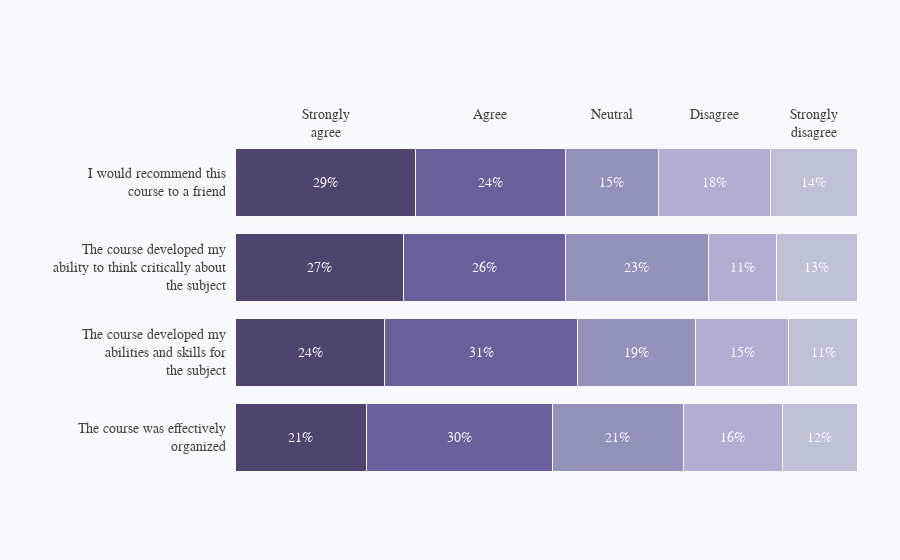

The notebook cell this image was saved under:
### Code cell
import plotly.graph_objects as go

top_labels = ['Strongly<br>agree', 'Agree', 'Neutral', 'Disagree',
              'Strongly<br>disagree']

colors = ['rgba(38, 24, 74, 0.8)', 'rgba(71, 58, 131, 0.8)',
          'rgba(122, 120, 168, 0.8)', 'rgba(164, 163, 204, 0.85)',
          'rgba(190, 192, 213, 1)']

x_data = [[21, 30, 21, 16, 12],
          [24, 31, 19, 15, 11],
          [27, 26, 23, 11, 13],
          [29, 24, 15, 18, 14]]

y_data = ['The course was effectively<br>organized',
          'The course developed my<br>abilities and skills ' +
          'for<br>the subject', 'The course developed ' +
          'my<br>ability to think critically about<br>the subject',
          'I would recommend this<br>course to a friend']

fig = go.Figure()

for i in range(0, len(x_data[0])):
    for xd, yd in zip(x_data, y_data):
        fig.add_trace(go.Bar(
            x=[xd[i]], y=[yd],
            orientation='h',
            marker=dict(
                color=colors[i],
                line=dict(color='rgb(248, 248, 249)', width=1)
            )
        ))

fig.update_layout(
    xaxis=dict(
        showgrid=False,
        showline=False,
        showticklabels=False,
        zeroline=False,
        domain=[0.15, 1]
    ),
    yaxis=dict(
        showgrid=False,
        showline=False,
        showticklabels=False,
        zeroline=False,
    ),
    barmode='stack',
    paper_bgcolor='rgb(248, 248, 255)',
    plot_bgcolor='rgb(248, 248, 255)',
    margin=dict(l=120, r=10, t=140, b=80),
    showlegend=False,
)

annotations = []

for yd, xd in zip(y_data, x_data):
    # labeling the y-axis
    annotations.append(dict(xref='paper', yref='y',
                            x=0.14, y=yd,
                            xanchor='right',
                            text=str(yd),
                            font=dict(family='Arial', size=14,
                                      color='rgb(67, 67, 67)'),
                            showarrow=False, align='right'))
    # labeling the first percentage of each bar (x_axis)
    annotations.append(dict(xref='x', yref='y',
                            x=xd[0] / 2, y=yd,
                            text=str(xd[0]) + '%',
                            font=dict(family='Arial', size=14,
                                      color='rgb(248, 248, 255)'),
                            showarrow=False))
    # labeling the first Likert scale (on the top)
    if yd == y_data[-1]:
        annotations.append(dict(xref='x', yref='paper',
                                x=xd[0] / 2, y=1.1,
                                text=top_labels[0],
                                font=dict(family='Arial', size=14,
                                          color='rgb(67, 67, 67)'),
                                showarrow=False))
    space = xd[0]
    for i in range(1, len(xd)):
            # labeling the rest of percentages for each bar (x_axis)
            annotations.append(dict(xref='x', yref='y',
                                    x=space + (xd[i]/2), y=yd,
                                    text=str(xd[i]) + '%',
                                    font=dict(family='Arial', size=14,
                                              color='rgb(248, 248, 255)'),
                                    showarrow=False))
            # labeling the Likert scale
            if yd == y_data[-1]:
                annotations.append(dict(xref='x', yref='paper',
                                        x=space + (xd[i]/2), y=1.1,
                                        text=top_labels[i],
                                        font=dict(family='Arial', size=14,
                                                  color='rgb(67, 67, 67)'),
                                        showarrow=False))
            space += xd[i]

fig.update_layout(annotations=annotations)

fig.show()

### Figure 1 — Plotly figure (JSON) as saved in the notebook; plotly's stock layout.template omitted (floating-point values rounded to 4 significant figures)
{"data": [{"marker": {"color": "rgba(38, 24, 74, 0.8)", "line": {"color": "rgb(248, 248, 249)", "width": 1}}, "orientation": "h", "type": "bar", "x": [21], "y": ["The course was effectively<br>organized"]}, {"marker": {"color": "rgba(38, 24, 74, 0.8)", "line": {"color": "rgb(248, 248, 249)", "width": 1}}, "orientation": "h", "type": "bar", "x": [24], "y": ["The course developed my<br>abilities and skills for<br>the subject"]}, {"marker": {"color": "rgba(38, 24, 74, 0.8)", "line": {"color": "rgb(248, 248, 249)", "width": 1}}, "orientation": "h", "type": "bar", "x": [27], "y": ["The course developed my<br>ability to think critically about<br>the subject"]}, {"marker": {"color": "rgba(38, 24, 74, 0.8)", "line": {"color": "rgb(248, 248, 249)", "width": 1}}, "orientation": "h", "type": "bar", "x": [29], "y": ["I would recommend this<br>course to a friend"]}, {"marker": {"color": "rgba(71, 58, 131, 0.8)", "line": {"color": "rgb(248, 248, 249)", "width": 1}}, "orientation": "h", "type": "bar", "x": [30], "y": ["The course was effectively<br>organized"]}, {"marker": {"color": "rgba(71, 58, 131, 0.8)", "line": {"color": "rgb(248, 248, 249)", "width": 1}}, "orientation": "h", "type": "bar", "x": [31], "y": ["The course developed my<br>abilities and skills for<br>the subject"]}, {"marker": {"color": "rgba(71, 58, 131, 0.8)", "line": {"color": "rgb(248, 248, 249)", "width": 1}}, "orientation": "h", "type": "bar", "x": [26], "y": ["The course developed my<br>ability to think critically about<br>the subject"]}, {"marker": {"color": "rgba(71, 58, 131, 0.8)", "line": {"color": "rgb(248, 248, 249)", "width": 1}}, "orientation": "h", "type": "bar", "x": [24], "y": ["I would recommend this<br>course to a friend"]}, {"marker": {"color": "rgba(122, 120, 168, 0.8)", "line": {"color": "rgb(248, 248, 249)", "width": 1}}, "orientation": "h", "type": "bar", "x": [21], "y": ["The course was effectively<br>organized"]}, {"marker": {"color": "rgba(122, 120, 168, 0.8)", "line": {"color": "rgb(248, 248, 249)", "width": 1}}, "orientation": "h", "type": "bar", "x": [19], "y": ["The course developed my<br>abilities and skills for<br>the subject"]}, {"marker": {"color": "rgba(122, 120, 168, 0.8)", "line": {"color": "rgb(248, 248, 249)", "width": 1}}, "orientation": "h", "type": "bar", "x": [23], "y": ["The course developed my<br>ability to think critically about<br>the subject"]}, {"marker": {"color": "rgba(122, 120, 168, 0.8)", "line": {"color": "rgb(248, 248, 249)", "width": 1}}, "orientation": "h", "type": "bar", "x": [15], "y": ["I would recommend this<br>course to a friend"]}, {"marker": {"color": "rgba(164, 163, 204, 0.85)", "line": {"color": "rgb(248, 248, 249)", "width": 1}}, "orientation": "h", "type": "bar", "x": [16], "y": ["The course was effectively<br>organized"]}, {"marker": {"color": "rgba(164, 163, 204, 0.85)", "line": {"color": "rgb(248, 248, 249)", "width": 1}}, "orientation": "h", "type": "bar", "x": [15], "y": ["The course developed my<br>abilities and skills for<br>the subject"]}, {"marker": {"color": "rgba(164, 163, 204, 0.85)", "line": {"color": "rgb(248, 248, 249)", "width": 1}}, "orientation": "h", "type": "bar", "x": [11], "y": ["The course developed my<br>ability to think critically about<br>the subject"]}, {"marker": {"color": "rgba(164, 163, 204, 0.85)", "line": {"color": "rgb(248, 248, 249)", "width": 1}}, "orientation": "h", "type": "bar", "x": [18], "y": ["I would recommend this<br>course to a friend"]}, {"marker": {"color": "rgba(190, 192, 213, 1)", "line": {"color": "rgb(248, 248, 249)", "width": 1}}, "orientation": "h", "type": "bar", "x": [12], "y": ["The course was effectively<br>organized"]}, {"marker": {"color": "rgba(190, 192, 213, 1)", "line": {"color": "rgb(248, 248, 249)", "width": 1}}, "orientation": "h", "type": "bar", "x": [11], "y": ["The course developed my<br>abilities and skills for<br>the subject"]}, {"marker": {"color": "rgba(190, 192, 213, 1)", "line": {"color": "rgb(248, 248, 249)", "width": 1}}, "orientation": "h", "type": "bar", "x": [13], "y": ["The course developed my<br>ability to think critically about<br>the subject"]}, {"marker": {"color": "rgba(190, 192, 213, 1)", "line": {"color": "rgb(248, 248, 249)", "width": 1}}, "orientation": "h", "type": "bar", "x": [14], "y": ["I would recommend this<br>course to a friend"]}], "layout": {"annotations": [{"align": "right", "font": {"color": "rgb(67, 67, 67)", "family": "Arial", "size": 14}, "showarrow": false, "text": "The course was effectively<br>organized", "x": 0.14, "xanchor": "right", "xref": "paper", "y": "The course was effectively<br>organized", "yref": "y"}, {"font": {"color": "rgb(248, 248, 255)", "family": "Arial", "size": 14}, "showarrow": false, "text": "21%", "x": 10.5, "xref": "x", "y": "The course was effectively<br>organized", "yref": "y"}, {"font": {"color": "rgb(248, 248, 255)", "family": "Arial", "size": 14}, "showarrow": false, "text": "30%", "x": 36, "xref": "x", "y": "The course was effectively<br>organized", "yref": "y"}, {"font": {"color": "rgb(248, 248, 255)", "family": "Arial", "size": 14}, "showarrow": false, "text": "21%", "x": 61.5, "xref": "x", "y": "The course was effectively<br>organized", "yref": "y"}, {"font": {"color": "rgb(248, 248, 255)", "family": "Arial", "size": 14}, "showarrow": false, "text": "16%", "x": 80, "xref": "x", "y": "The course was effectively<br>organized", "yref": "y"}, {"font": {"color": "rgb(248, 248, 255)", "family": "Arial", "size": 14}, "showarrow": false, "text": "12%", "x": 94, "xref": "x", "y": "The course was effectively<br>organized", "yref": "y"}, {"align": "right", "font": {"color": "rgb(67, 67, 67)", "family": "Arial", "size": 14}, "showarrow": false, "text": "The course developed my<br>abilities and skills for<br>the subject", "x": 0.14, "xanchor": "right", "xref": "paper", "y": "The course developed my<br>abilities and skills for<br>the subject", "yref": "y"}, {"font": {"color": "rgb(248, 248, 255)", "family": "Arial", "size": 14}, "showarrow": false, "text": "24%", "x": 12, "xref": "x", "y": "The course developed my<br>abilities and skills for<br>the subject", "yref": "y"}, {"font": {"color": "rgb(248, 248, 255)", "family": "Arial", "size": 14}, "showarrow": false, "text": "31%", "x": 39.5, "xref": "x", "y": "The course developed my<br>abilities and skills for<br>the subject", "yref": "y"}, {"font": {"color": "rgb(248, 248, 255)", "family": "Arial", "size": 14}, "showarrow": false, "text": "19%", "x": 64.5, "xref": "x", "y": "The course developed my<br>abilities and skills for<br>the subject", "yref": "y"}, {"font": {"color": "rgb(248, 248, 255)", "family": "Arial", "size": 14}, "showarrow": false, "text": "15%", "x": 81.5, "xref": "x", "y": "The course developed my<br>abilities and skills for<br>the subject", "yref": "y"}, {"font": {"color": "rgb(248, 248, 255)", "family": "Arial", "size": 14}, "showarrow": false, "text": "11%", "x": 94.5, "xref": "x", "y": "The course developed my<br>abilities and skills for<br>the subject", "yref": "y"}, {"align": "right", "font": {"color": "rgb(67, 67, 67)", "family": "Arial", "size": 14}, "showarrow": false, "text": "The course developed my<br>ability to think critically about<br>the subject", "x": 0.14, "xanchor": "right", "xref": "paper", "y": "The course developed my<br>ability to think critically about<br>the subject", "yref": "y"}, {"font": {"color": "rgb(248, 248, 255)", "family": "Arial", "size": 14}, "showarrow": false, "text": "27%", "x": 13.5, "xref": "x", "y": "The course developed my<br>ability to think critically about<br>the subject", "yref": "y"}, {"font": {"color": "rgb(248, 248, 255)", "family": "Arial", "size": 14}, "showarrow": false, "text": "26%", "x": 40, "xref": "x", "y": "The course developed my<br>ability to think critically about<br>the subject", "yref": "y"}, {"font": {"color": "rgb(248, 248, 255)", "family": "Arial", "size": 14}, "showarrow": false, "text": "23%", "x": 64.5, "xref": "x", "y": "The course developed my<br>ability to think critically about<br>the subject", "yref": "y"}, {"font": {"color": "rgb(248, 248, 255)", "family": "Arial", "size": 14}, "showarrow": false, "text": "11%", "x": 81.5, "xref": "x", "y": "The course developed my<br>ability to think critically about<br>the subject", "yref": "y"}, {"font": {"color": "rgb(248, 248, 255)", "family": "Arial", "size": 14}, "showarrow": false, "text": "13%", "x": 93.5, "xref": "x", "y": "The course developed my<br>ability to think critically about<br>the subject", "yref": "y"}, {"align": "right", "font": {"color": "rgb(67, 67, 67)", "family": "Arial", "size": 14}, "showarrow": false, "text": "I would recommend this<br>course to a friend", "x": 0.14, "xanchor": "right", "xref": "paper", "y": "I would recommend this<br>course to a friend", "yref": "y"}, {"font": {"color": "rgb(248, 248, 255)", "family": "Arial", "size": 14}, "showarrow": false, "text": "29%", "x": 14.5, "xref": "x", "y": "I would recommend this<br>course to a friend", "yref": "y"}, {"font": {"color": "rgb(67, 67, 67)", "family": "Arial", "size": 14}, "showarrow": false, "text": "Strongly<br>agree", "x": 14.5, "xref": "x", "y": 1.1, "yref": "paper"}, {"font": {"color": "rgb(248, 248, 255)", "family": "Arial", "size": 14}, "showarrow": false, "text": "24%", "x": 41, "xref": "x", "y": "I would recommend this<br>course to a friend", "yref": "y"}, {"font": {"color": "rgb(67, 67, 67)", "family": "Arial", "size": 14}, "showarrow": false, "text": "Agree", "x": 41, "xref": "x", "y": 1.1, "yref": "paper"}, {"font": {"color": "rgb(248, 248, 255)", "family": "Arial", "size": 14}, "showarrow": false, "text": "15%", "x": 60.5, "xref": "x", "y": "I would recommend this<br>course to a friend", "yref": "y"}, {"font": {"color": "rgb(67, 67, 67)", "family": "Arial", "size": 14}, "showarrow": false, "text": "Neutral", "x": 60.5, "xref": "x", "y": 1.1, "yref": "paper"}, {"font": {"color": "rgb(248, 248, 255)", "family": "Arial", "size": 14}, "showarrow": false, "text": "18%", "x": 77, "xref": "x", "y": "I would recommend this<br>course to a friend", "yref": "y"}, {"font": {"color": "rgb(67, 67, 67)", "family": "Arial", "size": 14}, "showarrow": false, "text": "Disagree", "x": 77, "xref": "x", "y": 1.1, "yref": "paper"}, {"font": {"color": "rgb(248, 248, 255)", "family": "Arial", "size": 14}, "showarrow": false, "text": "14%", "x": 93, "xref": "x", "y": "I would recommend this<br>course to a friend", "yref": "y"}, {"font": {"color": "rgb(67, 67, 67)", "family": "Arial", "size": 14}, "showarrow": false, "text": "Strongly<br>disagree", "x": 93, "xref": "x", "y": 1.1, "yref": "paper"}], "autosize": true, "barmode": "stack", "margin": {"b": 80, "l": 120, "r": 10, "t": 140}, "paper_bgcolor": "rgb(248, 248, 255)", "plot_bgcolor": "rgb(248, 248, 255)", "showlegend": false, "xaxis": {"autorange": true, "domain": [0.15, 1], "range": [0, 105.3], "showgrid": false, "showline": false, "showticklabels": false, "type": "linear", "zeroline": false}, "yaxis": {"autorange": true, "range": [-0.5588, 3.559], "showgrid": false, "showline": false, "showticklabels": false, "type": "category", "zeroline": false}}}
